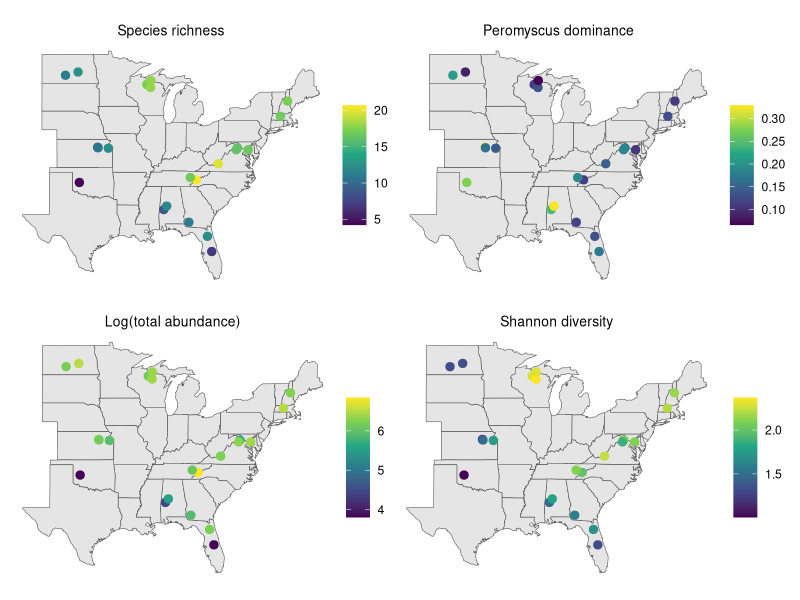

The R script that drew this image:
library(tidyverse)
library(here)
library(patchwork)
library(sf)

setwd(here::here("data"))

d <- readr::read_csv("disease_with_biodiversity_metrics_v01.csv")

usa <- sf::st_as_sf(maps::map("state", fill=TRUE, plot =FALSE)) |> 
  dplyr::filter(! ID %in% c("washington", "oregon", "california", "nevada", "idaho", "utah", "arizona", "new mexico", 
                            "colorado", "wyoming", "montana") )

sites <- tibble::tibble(
  siteID = c("BART", "BLAN", "CLBJ", "DCFS", "DELA", "DSNY", "GRSM", "HARV", 
             "JERC", "KONA", "KONZ", "LENO", "MLBS", "NOGP", "OAES", "ORNL", 
             "OSBS", "SCBI", "SERC", "STEI", "TALL", "TREE", "UKFS", "UNDE", 
             "WOOD"), 
  xcoord = c(-71.3001021666667, -77.9643916, -97.61411925, -99.096803, -87.8097465, 
             -81.4102095555556, -83.4818927777778, -72.2440151111111, -84.457995, 
             -96.6270666666667, -96.570225125, -88.1918962857143, -80.5240751666667, 
             -100.911671285714, -99.0628615, -84.269079, -81.980435375, -78.1503481428571, 
             -76.542701125, -90.0730375, -87.4199015, -89.5628562857143, -95.196369, 
             -89.520750625, -99.2389639090909),
  ycoord = c(44.049036, 39.0864602, 33.3610965, 47.1750165, 32.53394875, 
             28.082952, 35.6918571111111, 42.4386822222222, 31.193419, 39.1550028333333, 
             39.093005125, 31.8143305714286, 37.400306, 46.7946964285714, 
             35.412609875, 35.9345959, 29.69836225, 38.89244, 38.8898185, 
             45.8091743333333, 32.90788275, 45.4896738571429, 39.0467195, 
             46.236238875, 47.1379026363636))

for_plot <- d |> 
  dplyr::select(siteID, sr_site_mean, pd_site_mean, n_site_mean, shan_site_mean) |> 
  dplyr::distinct() |> 
  dplyr::group_by(siteID) |> 
  dplyr::summarise(sr = mean(sr_site_mean), 
                   pd = mean(pd_site_mean), 
                   n = mean(exp(n_site_mean)), 
                   shan = mean(shan_site_mean)) |> 
  dplyr::left_join(sites) |>
  sf::st_as_sf(coords = c("xcoord", "ycoord"), 
               crs = 4326)

sr <- ggplot2::ggplot() + 
  ggplot2::geom_sf(data = usa, aes(geometry = geom)) +
  ggplot2::geom_sf(data = for_plot, aes(geometry = geometry, color = sr), size = 2.5) +  
  ggplot2::scale_color_viridis_c() + 
  ggplot2::theme_void() +
  ggplot2::ggtitle("Species richness") +
  ggplot2::theme(plot.title = element_text(hjust = 0.5, size = 10, color = "black"),
                 legend.title = element_blank(),
                 legend.box.margin = margin(0, 5, 0, 0))

pd <- ggplot2::ggplot() + 
  ggplot2::geom_sf(data = usa, aes(geometry = geom)) +
  ggplot2::geom_sf(data = for_plot, aes(geometry = geometry, color = pd), size = 2.5) +  
  ggplot2::scale_color_viridis_c() + 
  ggplot2::theme_void() +
  ggplot2::ggtitle("Peromyscus dominance") +
  ggplot2::theme(plot.title = element_text(hjust = 0.5, size = 10, color = "black"),
                 legend.title = element_blank(),
                 legend.box.margin = margin(0, 5, 0, 0))

n <- ggplot2::ggplot() + 
  ggplot2::geom_sf(data = usa, aes(geometry = geom)) +
  ggplot2::geom_sf(data = for_plot, aes(geometry = geometry, color = log(n)), size = 2.5) +  
  ggplot2::scale_color_viridis_c() + 
  ggplot2::theme_void() +
  ggplot2::ggtitle("Log(total abundance)") +
  ggplot2::theme(plot.title = element_text(hjust = 0.5, size = 10, color = "black"),
                 legend.title = element_blank(),
                 legend.box.margin = margin(0, 5, 0, 0))

shan <- ggplot2::ggplot() + 
  ggplot2::geom_sf(data = usa, aes(geometry = geom)) +
  ggplot2::geom_sf(data = for_plot, aes(geometry = geometry, color = shan), size = 2.5) +  
  ggplot2::scale_color_viridis_c() + 
  ggplot2::theme_void() +
  ggplot2::ggtitle("Shannon diversity") +
  ggplot2::theme(plot.title = element_text(hjust = 0.5, size = 10, color = "black"),
                 legend.title = element_blank(),
                 legend.box.margin = margin(0, 5, 0, 0))

( sr + pd ) / ( n + shan )

setwd(here::here("figures"))
ggplot2::ggsave(
  "biodiversity_map_v01.png", 
  width = 4.5, 
  height = 4, 
  units = "in", 
  dpi = 300)
